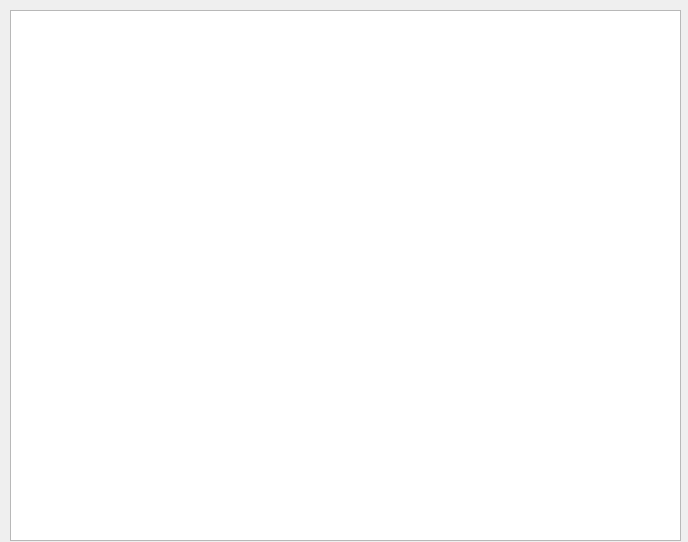
<?xml version="1.0" encoding="UTF-8"?>
<ui version="4.0">
 <class>DialogCorrelations</class>
 <widget class="QDialog" name="DialogCorrelations">
  <property name="geometry">
   <rect>
    <x>0</x>
    <y>0</y>
    <width>688</width>
    <height>542</height>
   </rect>
  </property>
  <property name="windowTitle">
   <string>Correlations</string>
  </property>
  <widget class="QTableWidget" name="tableWidget">
   <property name="geometry">
    <rect>
     <x>10</x>
     <y>10</y>
     <width>671</width>
     <height>531</height>
    </rect>
   </property>
  </widget>
 </widget>
 <resources/>
 <connections/>
</ui>
